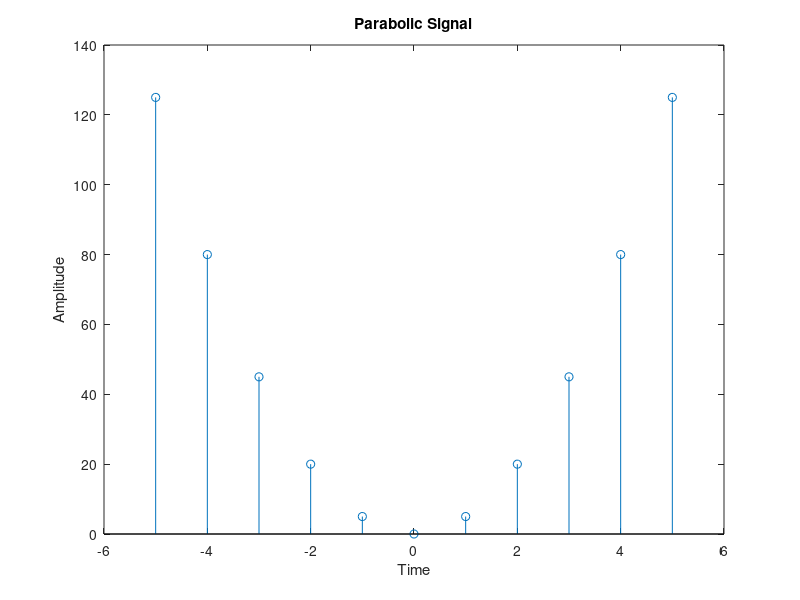

This figure's MATLAB source:
clc;
clear all;
close all;
n=input('Enter the value for time ');
a=input('Enter the value for Amplitude ');
t=-n:1:n;
y=a*(t.*t);
stem(t,y);
ylabel('Amplitude');
xlabel('Time');
title('Parabolic Signal');